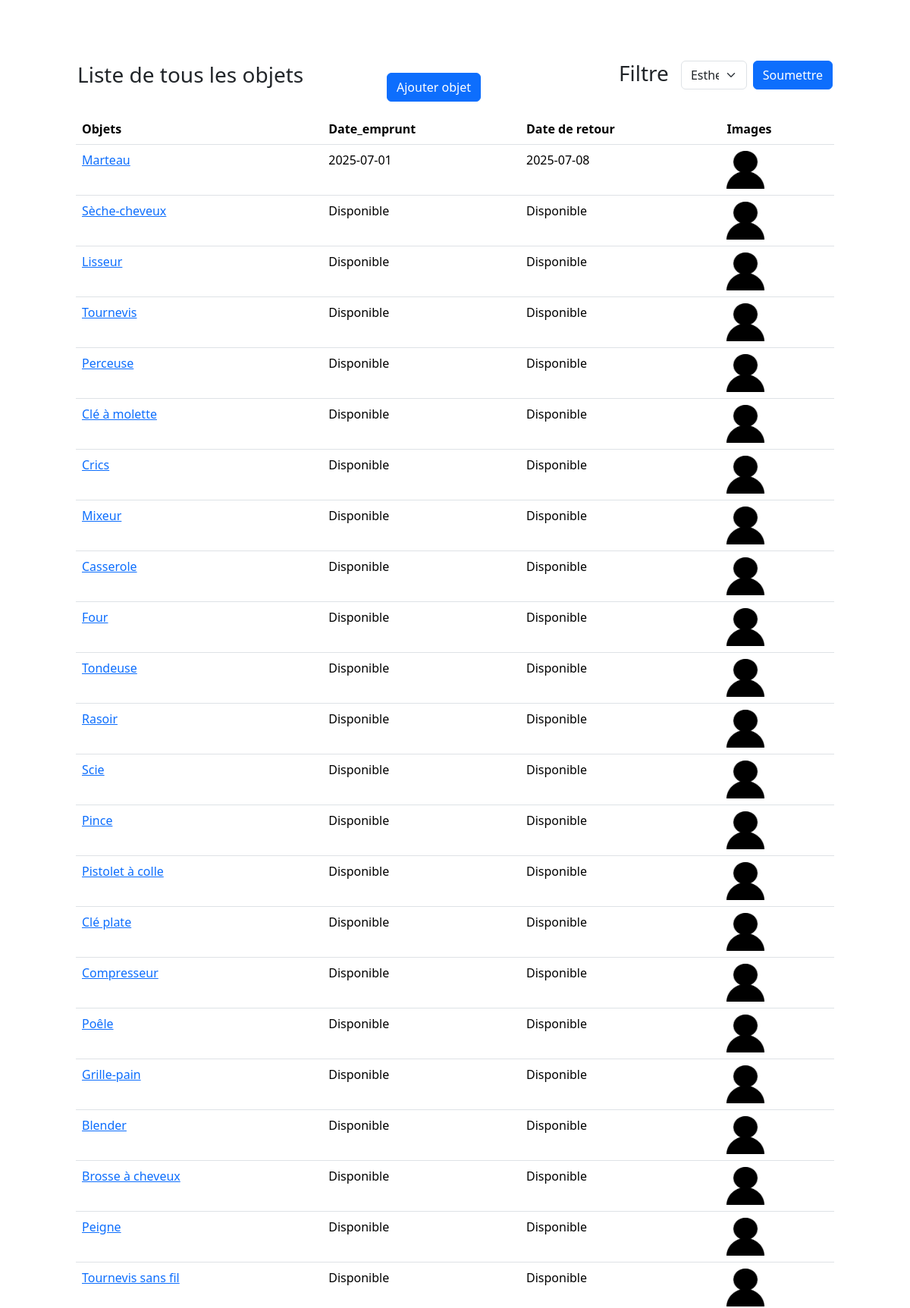
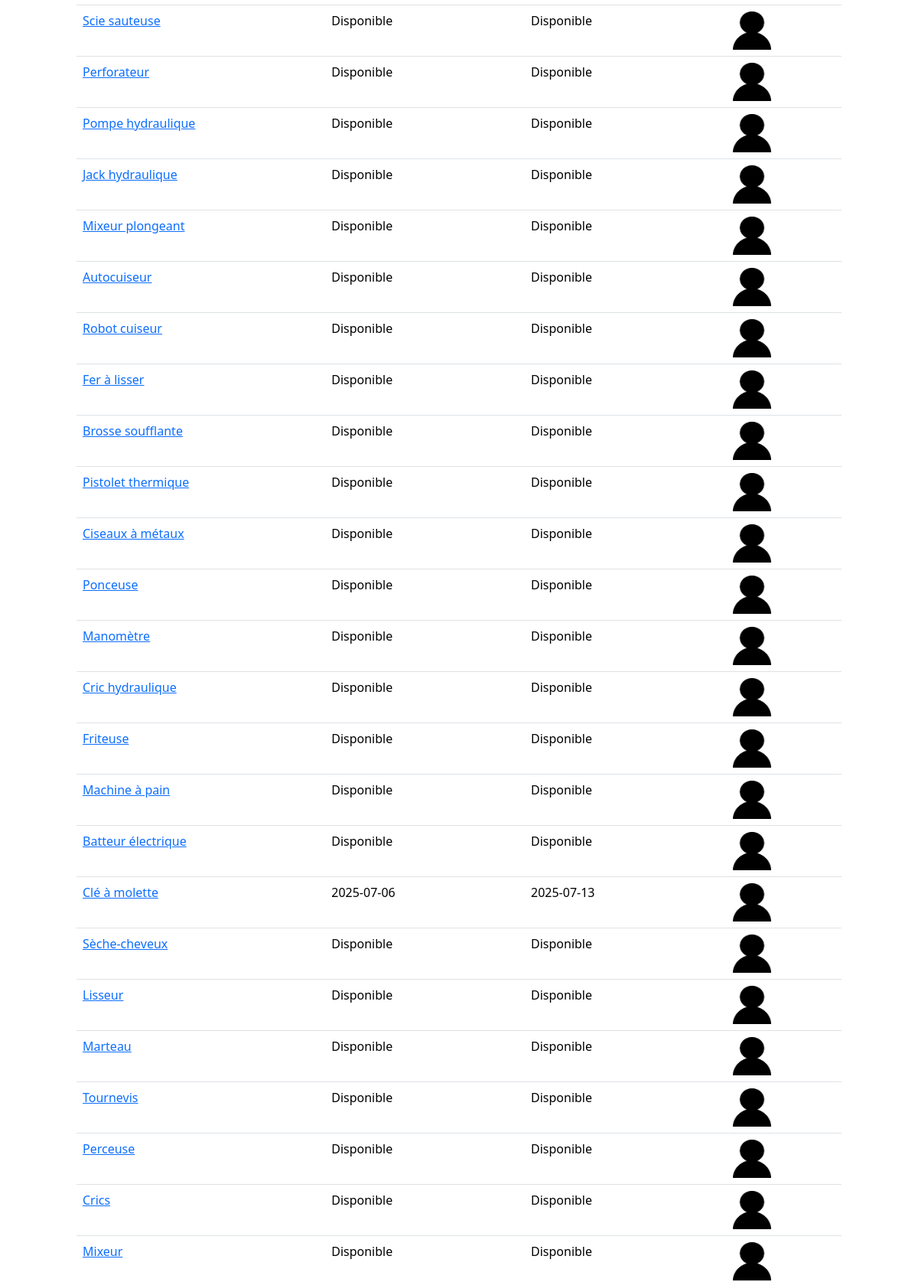
Page /pages/accueil.php (upper part) on the committed database (2 pictures, top to bottom).
### tables this page shows
create table emprunt(
    id_emprunt int primary key auto_increment,
    id_objet int,
    id_membre int,
    date_emprunt date,
    date_retour date
);

create table objet(
    id_objet int primary key auto_increment,
    nom_objet varchar(50),
    id_categorie int,
    id_membre int
);

create table images_objet(
    id_image int primary key auto_increment,
    id_objet int,
    nom_image varchar(100)
);

### inc/connexion.php (called while the page is built, shortened)
<?php
function dbconnect()
{
    static $connect = null;
    if ($connect === null) {
        $connect = mysqli_connect('localhost', 'root', '', 'emprunt');
        mysqli_set_charset($connect, 'utf8mb4');
    }
    return $connect;
} ?>

### inc/functions.php (called while the page is built, shortened)
<?php
require("connexion.php");
function current_date()
{
    $sql= "select current_date()";
    $donnee = mysqli_query(dbconnect(), $sql);
    $result = mysqli_fetch_assoc($donnee);
    return $result;
}
function liste_objet($id_objet)
{
    $sql= "select * from objet
    join images_objet on objet.id_objet= images_objet.id_objet
    where objet.id_objet != $id_objet";
    $donnee = mysqli_query(dbconnect(), $sql);
    $result = array();
    while ($pub = mysqli_fetch_assoc($donnee))
    {
        $result[] = $pub;
    }
    return $result;
}
function liste_emprunts()
{
    $sql= "select * from emprunt
    join objet on emprunt.id_objet=objet.id_objet
    join images_objet on objet.id_objet= images_objet.id_objet";
    $donnee = mysqli_query(dbconnect(), $sql);
    $result = array();
    while ($pub = mysqli_fetch_assoc($donnee))
    {
        if($pub['date_retour'] < current_date())
        {
            $pub['date_retour']== NULL;
        }
        $result[] = $pub;
    }
    return $result;
}
function liste_categorie()
{
    $sql = "select * from categorie_objet";
    $donnee = mysqli_query(dbconnect(), $sql);
    while ($pub = mysqli_fetch_assoc($donnee))
    {
        $result[] = $pub;
    }
    return $result;
}
?>

### pages/accueil.php (the view, shortened to what this page needs)
<?php
include("../inc/functions.php");;
$categorie = liste_categorie();
$emprunt = liste_emprunts();
?>
<!DOCTYPE html>
<html lang="en">
<head>
    <link href="../assets/css/bootstrap.min.css" rel="stylesheet">
</head>
<body>
    <div class="row align-items-center mt-5">
        <div class="col-lg-4 offset-1">
            <h3 class="mb-0">Liste de tous les objets</h3>
        </div>
        <div class="col-lg-3 mt-5">
            <p>
                <a class="btn btn-primary" data-bs-toggle="collapse" href="#collapseExample" role="button" aria-expanded="false" aria-controls="collapseExample">
                    Ajouter objet
                </a>
            </p>
            </div>
            <div class="col-lg-3">
                <div class="d-flex">
                    <h3 class="mb-0 me-3">Filtre</h3>
                    <form action="traitement_filtre.php" method="get" class="d-flex align-items-center">
                        <select name="filtre" class="form-select me-2" aria-label="Default select example">
                            <?php foreach ($categorie as $c) { ?>
                                <option value="<?= $c['id_categorie'] ?>"><?= $c['nom_categorie'] ?></option>
                            <?php } ?>
                        </select>
                        <input type="submit" class="btn btn-primary" value="Soumettre">
                    </form>
                </div>
            </div>
    </div>
    <div class="col-lg-10 offset-1 ">
        <table class="table table-hover">
            <tr>
                <td><strong>Objets</strong></td>
                <td><strong>Date_emprunt</strong></td>
                <td><strong>Date de retour</strong></td>
                <td><strong> Images</strong></td>
            </tr>
            <?php foreach ($emprunt as $e) { ?>
                <tr>
                    <td> <a href="fiche.php?id=<?= $e['id_objet']?>"> <?= $e['nom_objet'] ?> </a></td>
                    <td><?= $e['date_emprunt'] ?></td>
                    <td><?= $e['date_retour'] ?></td>
                    <td><img src="../assets/uploads/<?= $e['nom_image'] ?>" width="50px" height="50px"></td>
                </tr>
                <?php $objet = liste_objet($e['id_objet']); ?>
                <?php foreach ($objet as $o) { ?>
                    <tr>
                    <td> <a href="fiche.php?id=<?= $o['id_objet']?>"> <?= $o['nom_objet'] ?> </a></td>
                        <td>Disponible</td>
                        <td>Disponible</td>
                        <td><img src="../assets/uploads/<?= $e['nom_image'] ?>" width="50px" height="50px"></td>
                    </tr>
                <?php } ?>
            <?php } ?>
        </table>
    </div>
</body>
</html>

### rows in the picture
emprunt: id_objet.nom_objet "Marteau", date_emprunt "2025-07-01", date_retour "2025-07-08", images_objet.nom_image (picture)
images_objet: id_objet.nom_objet "Sèche-cheveux", images_objet.nom_image (picture)
images_objet: id_objet.nom_objet "Lisseur", images_objet.nom_image (picture)
images_objet: id_objet.nom_objet "Tournevis", images_objet.nom_image (picture)
images_objet: id_objet.nom_objet "Perceuse", images_objet.nom_image (picture)
images_objet: id_objet.nom_objet "Clé à molette", images_objet.nom_image (picture)
images_objet: id_objet.nom_objet "Crics", images_objet.nom_image (picture)
images_objet: id_objet.nom_objet "Mixeur", images_objet.nom_image (picture)
images_objet: id_objet.nom_objet "Casserole", images_objet.nom_image (picture)
images_objet: id_objet.nom_objet "Four", images_objet.nom_image (picture)
images_objet: id_objet.nom_objet "Tondeuse", images_objet.nom_image (picture)
images_objet: id_objet.nom_objet "Rasoir", images_objet.nom_image (picture)
images_objet: id_objet.nom_objet "Scie", images_objet.nom_image (picture)
images_objet: id_objet.nom_objet "Pince", images_objet.nom_image (picture)
images_objet: id_objet.nom_objet "Pistolet à colle", images_objet.nom_image (picture)
images_objet: id_objet.nom_objet "Clé plate", images_objet.nom_image (picture)
images_objet: id_objet.nom_objet "Compresseur", images_objet.nom_image (picture)
images_objet: id_objet.nom_objet "Poêle", images_objet.nom_image (picture)
images_objet: id_objet.nom_objet "Grille-pain", images_objet.nom_image (picture)
images_objet: id_objet.nom_objet "Blender", images_objet.nom_image (picture)
images_objet: id_objet.nom_objet "Brosse à cheveux", images_objet.nom_image (picture)
images_objet: id_objet.nom_objet "Peigne", images_objet.nom_image (picture)
images_objet: id_objet.nom_objet "Tournevis sans fil", images_objet.nom_image (picture)
images_objet: id_objet.nom_objet "Scie sauteuse", images_objet.nom_image (picture)
images_objet: id_objet.nom_objet "Perforateur", images_objet.nom_image (picture)
images_objet: id_objet.nom_objet "Pompe hydraulique", images_objet.nom_image (picture)
images_objet: id_objet.nom_objet "Jack hydraulique", images_objet.nom_image (picture)
images_objet: id_objet.nom_objet "Mixeur plongeant", images_objet.nom_image (picture)
images_objet: id_objet.nom_objet "Autocuiseur", images_objet.nom_image (picture)
images_objet: id_objet.nom_objet "Robot cuiseur", images_objet.nom_image (picture)
images_objet: id_objet.nom_objet "Fer à lisser", images_objet.nom_image (picture)
images_objet: id_objet.nom_objet "Brosse soufflante", images_objet.nom_image (picture)
images_objet: id_objet.nom_objet "Pistolet thermique", images_objet.nom_image (picture)
images_objet: id_objet.nom_objet "Ciseaux à métaux", images_objet.nom_image (picture)
images_objet: id_objet.nom_objet "Ponceuse", images_objet.nom_image (picture)
images_objet: id_objet.nom_objet "Manomètre", images_objet.nom_image (picture)
images_objet: id_objet.nom_objet "Cric hydraulique", images_objet.nom_image (picture)
images_objet: id_objet.nom_objet "Friteuse", images_objet.nom_image (picture)
images_objet: id_objet.nom_objet "Machine à pain", images_objet.nom_image (picture)
images_objet: id_objet.nom_objet "Batteur électrique", images_objet.nom_image (picture)
emprunt: id_objet.nom_objet "Clé à molette", date_emprunt "2025-07-06", date_retour "2025-07-13", images_objet.nom_image (picture)
images_objet: id_objet.nom_objet "Marteau", images_objet.nom_image (picture)

### other values in the picture
form field filtre "Esthetique"
